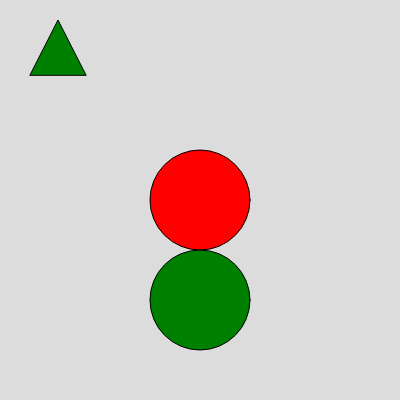
Frame 1 (no input)
Frame 60 (no input): identical to frame 1, image omitted
Frame 120 (the mouse pressed at the canvas centre since frame 60): identical to frame 1, image omitted

The p5.js sketch that drew this single still picture (run headless with seeded random() and noise() and a simulated clock; from frame 60 on, the mouse is pressed at the canvas centre):

// p5.js sketch
// ── sketch.js
function setup() {
  createCanvas(400, 400);
}

function draw() {
  background(220);
  // circle(x, y, d)
  fill('red')
  circle(200, 200, 100)
 fill('green')
 circle(200, 300, 100)
  triangle(30, 75, 58, 20, 86, 75);

}
